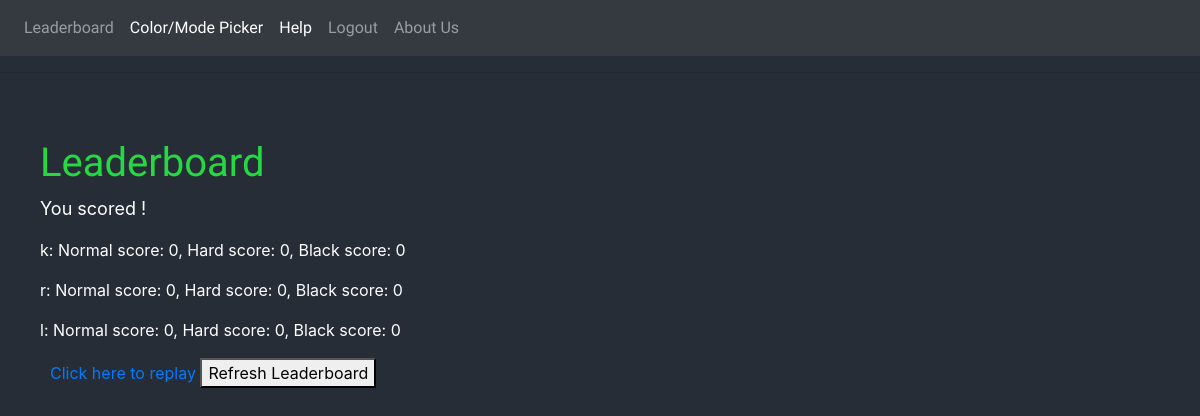
The page /leaderboard on the database as committed earlier.
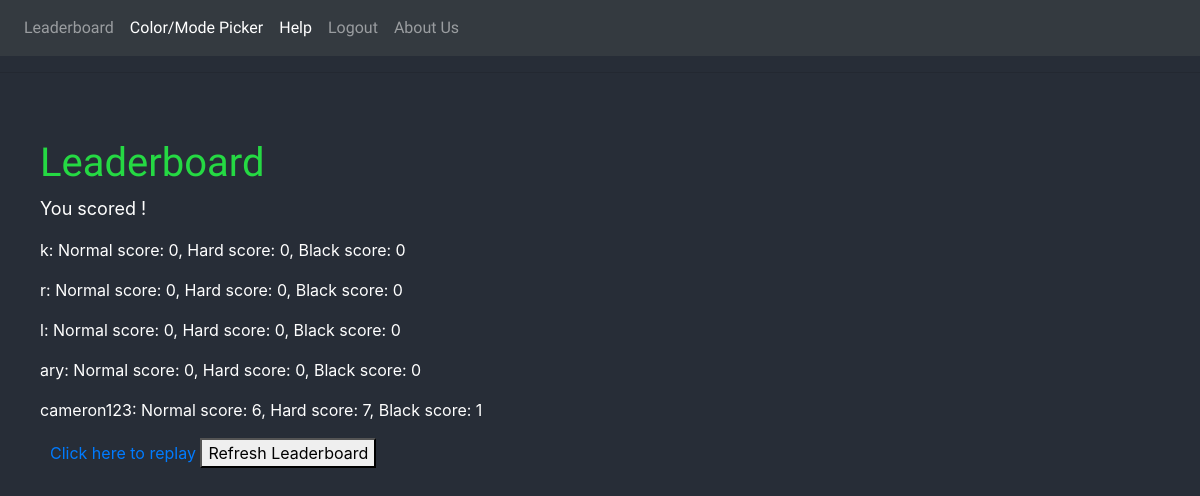
The same page on the database as committed later.
### mygame/models.py (models this page shows, shortened)
class User(UserMixin, db.Model):
    id = db.Column(db.Integer, primary_key=True)
    username = db.Column(db.String(64), index=True, unique=True)
    userscore = db.Column(db.Integer, default=0)
    blackscore = db.Column(db.Integer, default=0)
    hardscore = db.Column(db.Integer, default=0)
    password_hash = db.Column(db.String(128))
    posts = db.relationship('Post', backref='author', lazy='dynamic')

### mygame/routes.py (the view)
@app.route('/leaderboard')
def leaderboard():
    users = User.query.all()
    return render_template('leaderboard.html', title='Leaderboard', users=users)

### mygame/templates/leaderboard.html (shortened to what this page needs)
{% extends "base2.html" %}
{% block content %}
    <h1 style= "text-indent: 40px">Leaderboard</h1>
		<div class ="score"><p style= "text-indent: 40px">You scored ! </p></div>
    {% for user in users %}
    <div><p style= "text-indent: 40px">{{user.username }}: Normal score: {{user.userscore}}, Hard score: {{user.hardscore}}, Black score: {{user.blackscore}}
    {% endfor %}
	</p></div>
    <div style = "position:absolute; left: 50px">
    <a href="color">Click here to replay</a>
    <button onClick="window.location.reload();">Refresh Leaderboard</button>
    </div>
{% endblock %}

### mygame/templates/base2.html (shortened to what this page needs)
<html>
    <head>
      <link rel="stylesheet" href="../static/css/style.css" />
          <link rel="stylesheet" href="https://stackpath.bootstrapcdn.com/bootstrap/4.3.1/css/bootstrap.min.css">
    </head>
    <body>
      <nav class="navbar navbar-expand-lg navbar-dark bg-dark">
        <div class="collapse navbar-collapse" id="navbarText">
          <ul class="navbar-nav mr-auto">
            <li class="nav-item">
              <a class="nav-link" href="leaderboard">Leaderboard</a>
            </li>
            <li class="nav-item active">
              <a class="nav-link" href="color">Color/Mode Picker<span class="sr-only">(current)</span></a>
            </li>
            <li class="nav-item active">
              <a class="nav-link" href="help">Help<span class="sr-only">(current)</span></a>
            </li>
            <li class="<nav-item">
              <a class="nav-link" href="{{ url_for('logout') }}">Logout</a>
            </li>
            <li class="nav-item">
              <a class="nav-link" href="about">About Us</a>
            </li>
          </ul>
        </div>
      </nav>
        <hr>
        {% block content %}{% endblock %}
    </body>
</html>

### mygame/static/css/style.css (style rules this page uses)
html body { background-color: #272d37; }
h1 { font-family: 'Saira Stencil One', cursive; color: #25D943; padding-top: 50px; }
ul { font-family: 'Saira Stencil One', cursive; color: #25D943; }
body { color: #25D943; }
hr { font-family: 'Saira Stencil One', cursive; color: #25D943; }
li { font-family: 'Saira Stencil One', cursive; color: #25D943; }
p { color: white; }
div.score { font-size : large; }

Rows that differ between the two databases and show on the page:
added User: username "ary", userscore "0", hardscore "0", blackscore "0"
added User: username "cameron123", userscore "6", hardscore "7", blackscore "1"
